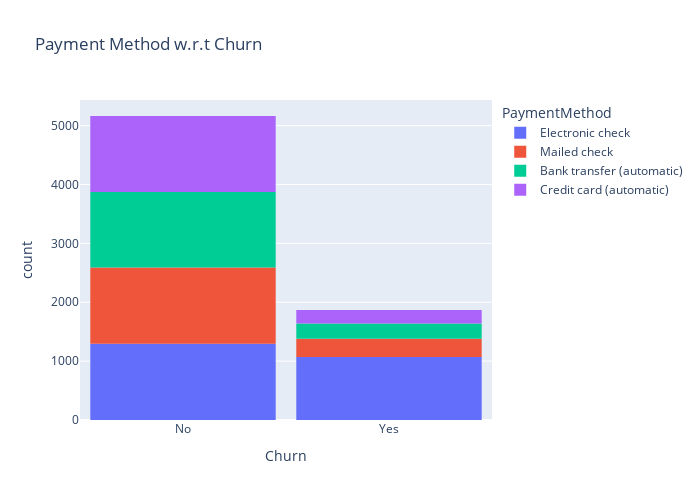

The cell this chart's notebook holds for it:
### Code cell
fig = px.histogram(df, x="Churn", color="PaymentMethod", title="Payment Method w.r.t Churn")
fig.update_layout(width=700, height=500, bargap=0.1)
fig.show()

### Figure 1 — Plotly figure (JSON) as saved in the notebook; plotly's stock layout.template omitted (floating-point values rounded to 4 significant figures; data arrays with more than 128 entries replaced by an {"elided": "..."} marker saying what was removed)
{"data": [{"bingroup": "x", "hovertemplate": "PaymentMethod=Electronic check<br>Churn=%{x}<br>count=%{y}<extra></extra>", "legendgroup": "Electronic check", "marker": {"color": "#636efa", "pattern": {"shape": ""}}, "name": "Electronic check", "orientation": "v", "showlegend": true, "type": "histogram", "x": {"elided": "2365 str values"}, "xaxis": "x", "yaxis": "y"}, {"bingroup": "x", "hovertemplate": "PaymentMethod=Mailed check<br>Churn=%{x}<br>count=%{y}<extra></extra>", "legendgroup": "Mailed check", "marker": {"color": "#EF553B", "pattern": {"shape": ""}}, "name": "Mailed check", "orientation": "v", "showlegend": true, "type": "histogram", "x": {"elided": "1604 str values"}, "xaxis": "x", "yaxis": "y"}, {"bingroup": "x", "hovertemplate": "PaymentMethod=Bank transfer (automatic)<br>Churn=%{x}<br>count=%{y}<extra></extra>", "legendgroup": "Bank transfer (automatic)", "marker": {"color": "#00cc96", "pattern": {"shape": ""}}, "name": "Bank transfer (automatic)", "orientation": "v", "showlegend": true, "type": "histogram", "x": {"elided": "1542 str values"}, "xaxis": "x", "yaxis": "y"}, {"bingroup": "x", "hovertemplate": "PaymentMethod=Credit card (automatic)<br>Churn=%{x}<br>count=%{y}<extra></extra>", "legendgroup": "Credit card (automatic)", "marker": {"color": "#ab63fa", "pattern": {"shape": ""}}, "name": "Credit card (automatic)", "orientation": "v", "showlegend": true, "type": "histogram", "x": {"elided": "1521 str values"}, "xaxis": "x", "yaxis": "y"}], "layout": {"bargap": 0.1, "barmode": "relative", "height": 500, "legend": {"title": {"text": "PaymentMethod"}, "tracegroupgap": 0}, "title": {"text": "Payment Method w.r.t Churn"}, "width": 700, "xaxis": {"anchor": "y", "domain": [0, 1], "title": {"text": "Churn"}}, "yaxis": {"anchor": "x", "domain": [0, 1], "title": {"text": "count"}}}}
